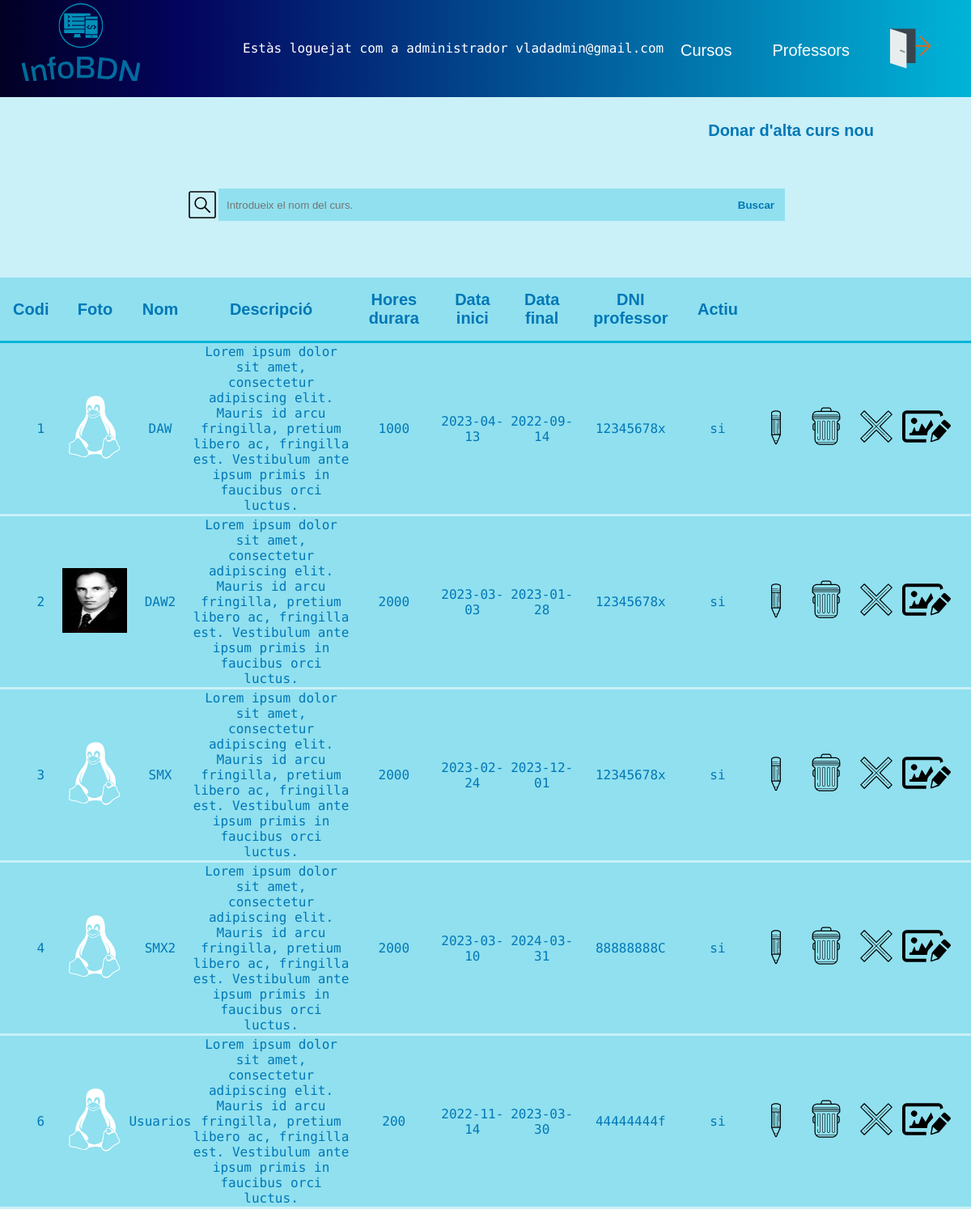
Screenshot of /InfoBDN/cursos_admin.php (signed in) with the database file from the repository.
### tables this page shows
CREATE TABLE `cursos` (
  `Codi` int(3) NOT NULL,
  `Nom` varchar(100) NOT NULL,
  `Descripcio` varchar(800) NOT NULL,
  `Horres_durara` int(3) NOT NULL,
  `Data_inici` date NOT NULL,
  `Data_final` date NOT NULL,
  `DNI_prof` varchar(12) NOT NULL,
  `Actiu` varchar(2) NOT NULL DEFAULT 'si',
  `Foto` varchar(100) NOT NULL
);

### InfoBDN/cursos_admin.php (the view, shortened to what this page needs)
<!DOCTYPE html>
<html lang="ca">
<head>
    <link rel="stylesheet" href="style.css">
</head>
<body>
    <?php
    include "functions.php";
    $bddcon= getBddConn();
    if (isset($_SESSION["email"]) && $_SESSION["role"]=="admin"){
        if($_POST){
            displayMenuAdmin();
            $nom= $_POST['search'];
            $sql = "SELECT * FROM cursos WHERE Nom LIKE '%$nom%' ";
            $consulta = mysqli_query ($bddcon,$sql);
            if(!$consulta){
                echo mysqli_error($bddcon)."<br>";
                echo "Error querry no valida ".$sql;
                echo "Redirigint..";
                echo "<META HTTP-EQUIV='REFRESH' CONTENT='33333333333333;URL=profs_admin.php'>";
            }else{
                $numlines = mysqli_num_rows($consulta);
                echo "<a class='createnew_link' href='crear_curs.php'>Donar d'alta curs nou</a>";
                displaySearchBarAdminCursos();
                echo"<table>
                    <tr>
                        <th>Codi</th>
                        <th>Nom</th>
                        <th>Descripció</th>
                        <th>Hores durara</th>
                        <th>Data inici</th>
                        <th>Data final</th>
                        <th>DNI professor</th>
                        <th>Actiu</th>
                        <th></th>
                        <th></th>
                        <th></th>
                    </tr>";
                for($i=0; $i<$numlines;$i++){
                    $curs= mysqli_fetch_assoc($consulta);
                    echo "<tr>
                        <td>".$curs['Codi']."</td>
                        <td>".$curs['Nom']."</td>
                        <td>".$curs['Descripcio']."</td>
                        <td>".$curs['Horres_durara']."</td>
                        <td>".$curs['Data_inici']."</td>
                        <td>".$curs['Data_final']."</td>
                        <td>".$curs['DNI_prof']."</td>
                        <td>".$curs['Actiu']."</td>
                        <td><a href='edit_curs.php?codi=".$curs['Codi']."'><img class='link_img' src='img/edit.svg' alt='editar'></a></td>
                        <td><a href='del_curs.php?codi=".$curs['Codi']."'><img class='link_img' src='img/delete.svg' alt='eliminar'></a></td>";
                        if($curs['Actiu']!="si"){
                            echo"<td><a href='cursos_status.php?codi=".$curs['Codi']."&opc=act'><img class='link_img' src='img/act.svg' alt='activar'></a></td>";
                        }else{
                            echo"<td><a href='cursos_status.php?codi=".$curs['Codi']."&opc=desact'><img class='link_img' src='img/desact.svg' alt='desactivar'></a></td>";
                        }
                    echo"</tr>";
                }
                echo"</table>";
            }
        }else{
            $sql = "SELECT * FROM cursos";
            $consulta = mysqli_query ($bddcon,$sql);
            $numlines = mysqli_num_rows($consulta);
            echo "<a class='createnew_link' href='crear_curs.php'>Donar d'alta curs nou</a>";
            echo "<table>
                <tr>
                    <th>Codi</th>
                    <th>Foto</th>
                    <th>Nom</th>
                    <th>Descripció</th>
                    <th>Hores durara</th>
                    <th>Data inici</th>
                    <th>Data final</th>
                    <th>DNI professor</th>
                    <th>Actiu</th>
                    <th></th>
                    <th></th>
                    <th></th>
                    <th></th>
                </tr>";
            for($i=0; $i<$numlines;$i++){
                $curs= mysqli_fetch_assoc($consulta);
                echo "<tr>
                    <td>".$curs['Codi']."</td>
                    <td><img class='profile_foto' src='".$curs['Foto']."'></td>
                    <td>".$curs['Nom']."</td>
                    <td>".$curs['Descripcio']."</td>
                    <td>".$curs['Horres_durara']."</td>
                    <td>".$curs['Data_inici']."</td>
                    <td>".$curs['Data_final']."</td>
                    <td>".$curs['DNI_prof']."</td>
                    <td>".$curs['Actiu']."</td>
                    <td><a href='edit_curs.php?codi=".$curs['Codi']."'><img class='link_img' src='img/edit.svg' alt='editar'></a></td>
                    <td><a href='del_curs.php?codi=".$curs['Codi']."'><img class='link_img' src='img/delete.svg' alt='eliminar'></a></td>";
                    if($curs['Actiu']!="si"){
                        echo "<td><a href='cursos_status.php?codi=".$curs['Codi']."&opc=act'><img class='link_img' src='img/act.svg' alt='activar'></a></td>";
                    }else{
                        echo "<td><a href='cursos_status.php?codi=".$curs['Codi']."&opc=desact'><img class='link_img' src='img/desact.svg' alt='desactivar'></a></td>";
                    }
                    echo "<td><a href='edit_cursfoto.php?codi=".$curs['Codi']."&foto=".$curs['Foto']."'><img class='link_img' src='img/editphoto.svg' alt='editar foto'></a></td>";
                echo "</tr>";
            }
            echo "</table>";
            }
    }else{
        echo "<p>Has d'estar valiat per veure aquesta pàgina</p>";
        echo "<META HTTP-EQUIV='REFRESH' CONTENT='3;URL=index.php'>";
    }
    ?>
</body>
</html>

### InfoBDN/style.css (style rules this page uses)
body { background-color: #caf0f8; display: flex; flex-direction: column; align-items: center; margin: 0; font-family: 'Roboto Mono'; color: #0077b6; }
a { text-decoration: none; color: #0077b6; font-family: 'Fengardo Neue', sans-serif; font-size: 20px; }
.profile_foto { width: 80px; height: 80px; }
.link_img { width: 60px; height: 60px; }
.createnew_link { align-self: flex-end; margin-right: 10%; font-weight: bolder; margin-top: 30px; margin-bottom: 30px; padding-right: 0px; }
table { background-color: #90e0ef; padding: 2rem; border-collapse: collapse; }
th { font-weight: bold; font-family: 'Fengardo Neue', sans-serif; font-size: 20px; text-align: center; height: 40px; padding: 1rem; border-bottom: 3px solid #00b4d8; }
tr { border-bottom: 3px solid #caf0f8; }
tr:first-of-type { border-bottom: 0px; }
td { font-family: 'Roboto Mono'; font-size: 16px; text-align: center; max-width: 400px; }
td:last-child { padding-right: 25px; }
td:first-child { padding-left: 25px; }

### rows the page displays
cursos: Codi "1", Foto (picture), Nom "DAW", Descripcio "Lorem ipsum dolor sit amet, consectetur adipiscing elit. Mauris id arcu fringilla, pretium libero ac, fringilla est. Vestibulum ante ipsum primis in faucibus orci luctus.", Horres_durara "1000", Data_inici "2023-04-13", Data_final "2022-09-14", DNI_prof "12345678x", Actiu "si"
cursos: Codi "2", Foto (picture), Nom "DAW2", Descripcio "Lorem ipsum dolor sit amet, consectetur adipiscing elit. Mauris id arcu fringilla, pretium libero ac, fringilla est. Vestibulum ante ipsum primis in faucibus orci luctus.", Horres_durara "2000", Data_inici "2023-03-03", Data_final "2023-01-28", DNI_prof "12345678x", Actiu "si"
cursos: Codi "3", Foto (picture), Nom "SMX", Descripcio "Lorem ipsum dolor sit amet, consectetur adipiscing elit. Mauris id arcu fringilla, pretium libero ac, fringilla est. Vestibulum ante ipsum primis in faucibus orci luctus.", Horres_durara "2000", Data_inici "2023-02-24", Data_final "2023-12-01", DNI_prof "12345678x", Actiu "si"
cursos: Codi "4", Foto (picture), Nom "SMX2", Descripcio "Lorem ipsum dolor sit amet, consectetur adipiscing elit. Mauris id arcu fringilla, pretium libero ac, fringilla est. Vestibulum ante ipsum primis in faucibus orci luctus.", Horres_durara "2000", Data_inici "2023-03-10", Data_final "2024-03-31", DNI_prof "88888888C", Actiu "si"
cursos: Codi "6", Foto (picture), Nom "Usuarios", Descripcio "Lorem ipsum dolor sit amet, consectetur adipiscing elit. Mauris id arcu fringilla, pretium libero ac, fringilla est. Vestibulum ante ipsum primis in faucibus orci luctus.", Horres_durara "200", Data_inici "2022-11-14", Data_final "2023-03-30", DNI_prof "44444444f", Actiu "si"

### other values shown
$_SESSION['email'] "vladadmin@gmail.com"
